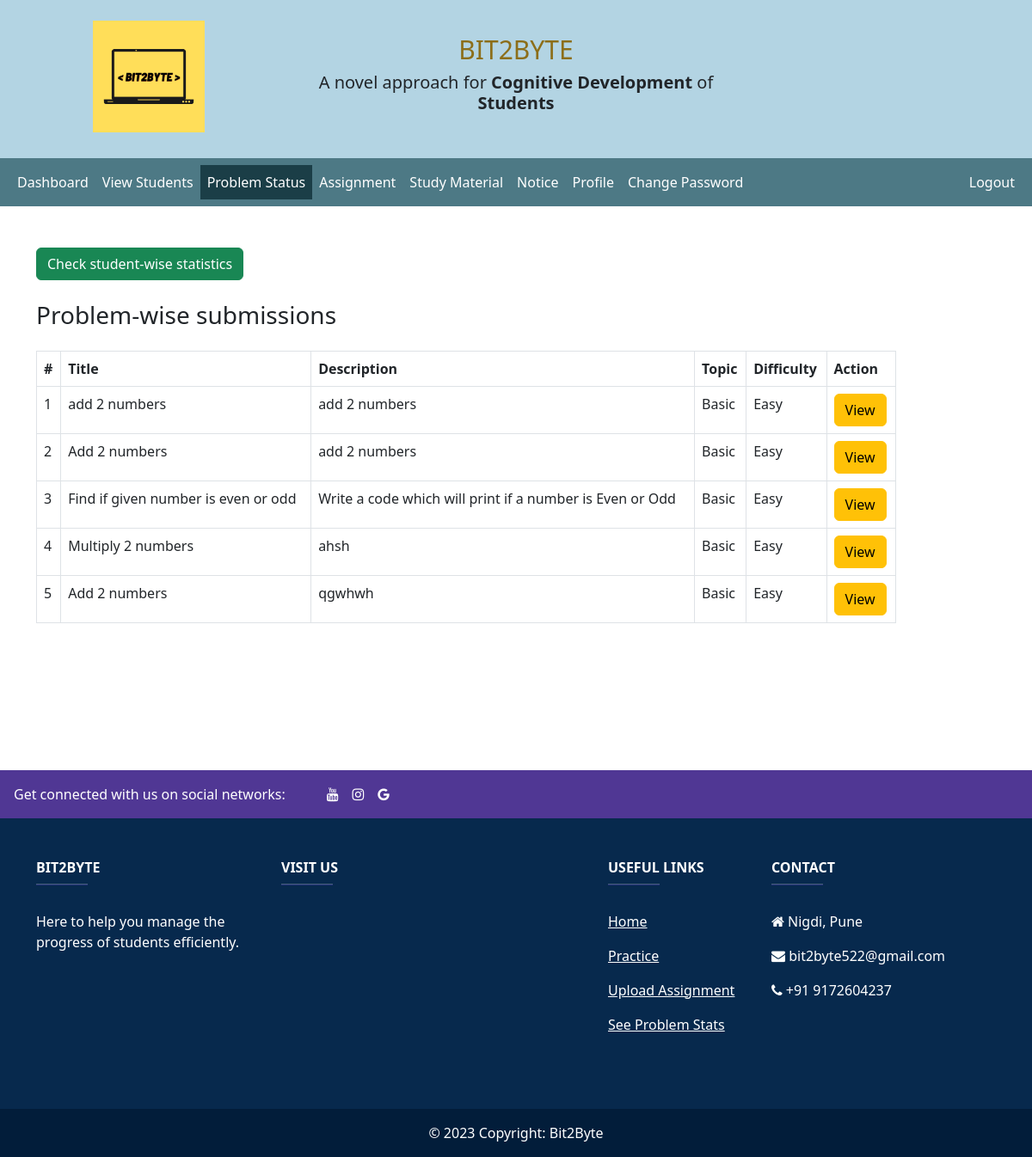
The app's page /teacher/problems.php (signed in) with its own data.
### tables this page shows
CREATE TABLE `problems` (
  `problem_id` int(11) NOT NULL,
  `title` varchar(100) NOT NULL,
  `description` varchar(500) NOT NULL,
  `test_cases_ip` varchar(400) NOT NULL,
  `test_cases_op` varchar(400) NOT NULL,
  `topic` varchar(30) NOT NULL,
  `difficulty` varchar(10) NOT NULL
);

### teacher/data/problems.php (called while the page is built, shortened)
<?php
function getProblems($conn)
{
    $sql  = "SELECT * from problems order by problem_id";
    $stmt = $conn->prepare($sql);
    $stmt->execute();
    if ($stmt->rowCount() >= 1) {
        $students = $stmt->fetchAll();
        return $students;
      }else {
          return 0;
      }
}
?>

### teacher/problems.php (the view, shortened to what this page needs)
<?php
if (isset($_SESSION['teacher_id']) &&
    isset($_SESSION['role'])) {
    if ($_SESSION['role'] == 'Teacher') {
       include "../DB_connection.php";
       include "data/problems.php";
       $problems = getProblems($conn);
 ?>
<!DOCTYPE html>
<html lang="en">
<head>
	<link rel="stylesheet" href="https://cdn.jsdelivr.net/npm/bootstrap@5.2.0/dist/css/bootstrap.min.css">
	<link rel="stylesheet" href="../css/style.css">
  <link rel="stylesheet" href="https://cdnjs.cloudflare.com/ajax/libs/font-awesome/4.7.0/css/font-awesome.min.css">
</head>
<body>
    <?php
    include "header.php";
        include "inc/navbar.php";
      ?>
     <div class="container mt-5" style="min-height:70vh;">
     <a href="student-problem-stats.php"
           class="btn btn-success">Check student-wise statistics</a>
     <br/><br/><h3>Problem-wise submissions</h3>
      <?php
        if ($problems != 0) {
     ?>
           <div class="table-responsive">
              <table class="table table-bordered mt-3 n-table">
                <thead>
                  <tr>
                    <th scope="col">#</th>
                    <th scope="col">Title</th>
                    <th scope="col">Description</th>
                    <th scope="col">Topic</th>
                    <th scope="col">Difficulty</th>
                    <th scope="col">Action</th>
                  </tr>
                </thead>
                <tbody>
                  <?php $i = 0; foreach ($problems as $problem ) {
                    $i++;  ?>
                  <tr>
                    <td><?=$i?>
                    <td><?=$problem['title']?></td>
                    <td>
                        <?=$problem['description']?>
                    </td>
                    <td><?=$problem['topic']?></td>
                    <td><?=$problem['difficulty']?></td>
                    <td>
                        <a href="problem-view.php?problem_id=<?=$problem['problem_id']?>"
                           class="btn btn-warning">View</a>
                    </td>
                  </tr>
                <?php } ?>
                </tbody>
              </table>
           </div>
         <?php } ?>
     </div>
<br/><br/>
    <?php
    include "footer.php"
    ?>
</body>
</html>
<?php
  }else {
    header("Location: ../login.php");
    exit;
  }
}else {
	header("Location: ../login.php");
	exit;
}
?>

### css/style.css (style rules this page uses)
.n-table { width: 1000px; }

### records on screen
problems: title "add 2 numbers", description "add 2 numbers", topic "Basic", difficulty "Easy"
problems: title "Add 2 numbers", description "add 2 numbers", topic "Basic", difficulty "Easy"
problems: title "Find if given number is even or odd", description "Write a code which will print if a number is Even or Odd", topic "Basic", difficulty "Easy"
problems: title "Multiply 2 numbers", description "ahsh", topic "Basic", difficulty "Easy"
problems: title "Add 2 numbers", description "qgwhwh", topic "Basic", difficulty "Easy"
